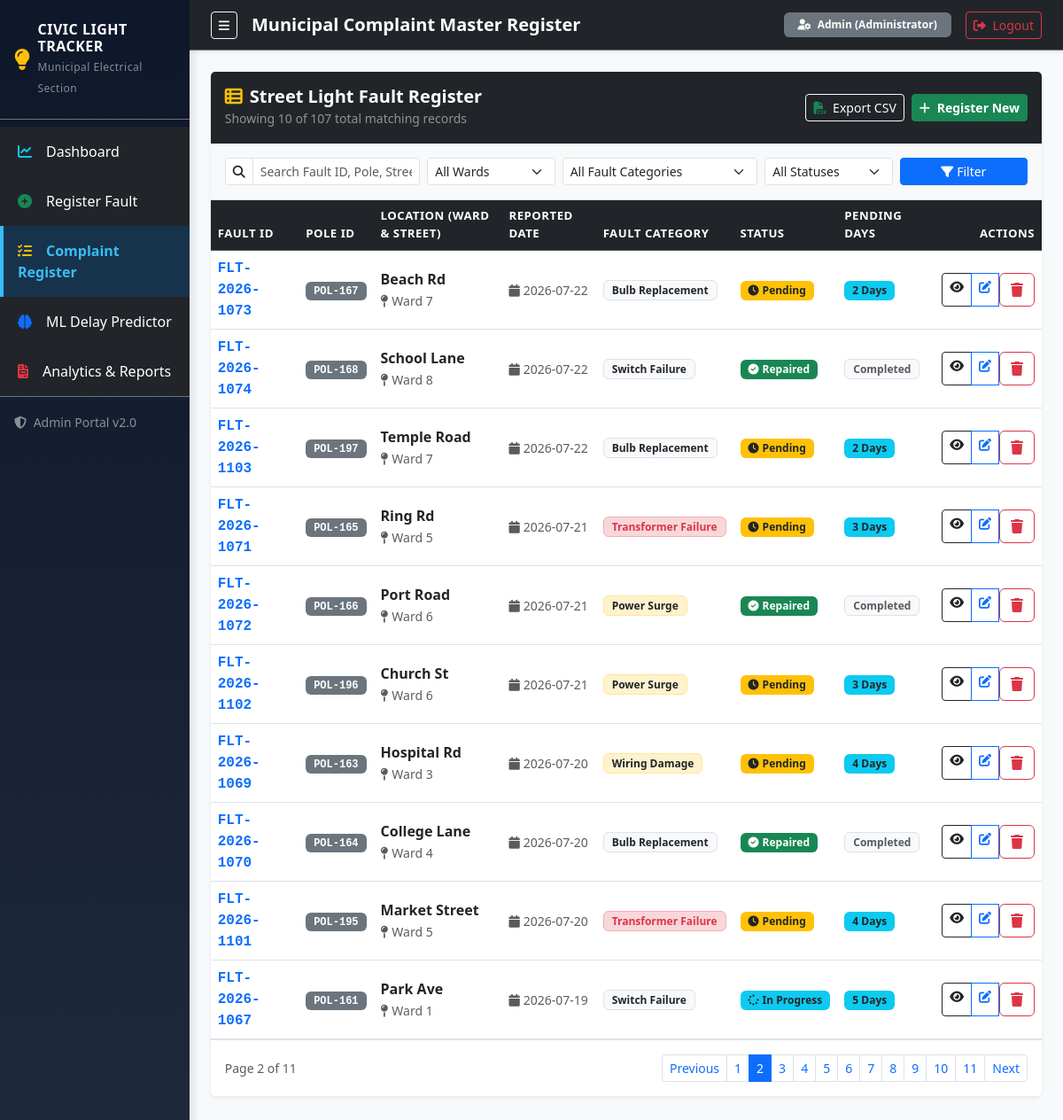
The app's page /complaints?page=2&search=&ward=&fault_type=&status=&sort=reported_date&order=desc (signed in) with its own data.
### tables this page shows
CREATE TABLE complaints (
    id INTEGER PRIMARY KEY AUTOINCREMENT,
    fault_id TEXT UNIQUE NOT NULL,
    pole_id TEXT NOT NULL,
    ward TEXT NOT NULL,
    street TEXT NOT NULL,
    reported_date DATE NOT NULL,
    fault_type TEXT NOT NULL,
    status TEXT NOT NULL DEFAULT 'Pending',
    repaired_date DATE,
    need_attention INTEGER DEFAULT 0,
    priority TEXT DEFAULT 'Medium',
    created_at TIMESTAMP DEFAULT CURRENT_TIMESTAMP
);

### blueprints/complaints.py (the view)
@complaints_bp.route('/complaints')
@login_required
def list_complaints():
    search = request.args.get('search', '').strip()
    ward_filter = request.args.get('ward', '').strip()
    fault_filter = request.args.get('fault_type', '').strip()
    status_filter = request.args.get('status', '').strip()
    sort_by = request.args.get('sort', 'reported_date')
    order = request.args.get('order', 'desc')
    page = int(request.args.get('page', 1))
    per_page = 10
    conn = get_db_connection()
    query = "SELECT * FROM complaints WHERE 1=1"
    params = []
    if search:
        query += " AND (fault_id LIKE ? OR pole_id LIKE ? OR street LIKE ? OR ward LIKE ?)"
        pattern = f"%{search}%"
        params.extend([pattern, pattern, pattern, pattern])
    if ward_filter:
        query += " AND ward = ?"
        params.append(ward_filter)
    if fault_filter:
        query += " AND fault_type = ?"
        params.append(fault_filter)
    if status_filter:
        query += " AND status = ?"
        params.append(status_filter)
    count_query = f"SELECT COUNT(*) FROM ({query})"
    total_records = conn.execute(count_query, params).fetchone()[0]
    total_pages = max(1, (total_records + per_page - 1) // per_page)
    valid_sorts = {
        'fault_id': 'fault_id',
        'pole_id': 'pole_id',
        'ward': 'ward',
        'street': 'street',
        'reported_date': 'reported_date',
        'fault_type': 'fault_type',
        'status': 'status'
    }
    sql_sort = valid_sorts.get(sort_by, 'reported_date')
    sql_order = 'ASC' if order.lower() == 'asc' else 'DESC'
    offset = (page - 1) * per_page
    query += f" ORDER BY {sql_sort} {sql_order} LIMIT ? OFFSET ?"
    params.extend([per_page, offset])
    rows = conn.execute(query, params).fetchall()
    complaints_list = []
    for r in rows:
        c = dict(r)
        c['pending_days'] = calculate_pending_days(c['reported_date'], c['repaired_date'], c['status'])
        complaints_list.append(c)
    conn.close()
    return render_template(
        'complaint_list.html',
        complaints=complaints_list,
        wards=WARDS,
        fault_types=FAULT_TYPES,
        statuses=STATUSES,
        search=search,
        selected_ward=ward_filter,
        selected_fault=fault_filter,
        selected_status=status_filter,
        sort_by=sort_by,
        order=order,
        page=page,
        total_pages=total_pages,
        total_records=total_records
    )

### blueprints/auth.py (called while the page is built)
def login_required(f):
    @wraps(f)
    def decorated_function(*args, **kwargs):
        if 'user_id' not in session:
            flash('Please log in to access this page.', 'warning')
            return redirect(url_for('auth.login', next=request.url))
        return f(*args, **kwargs)
    return decorated_function

### database.py (called while the page is built)
def get_db_connection():
    conn = sqlite3.connect(Config.DATABASE)
    conn.row_factory = sqlite3.Row
    return conn

def calculate_pending_days(reported_date_str, repaired_date_str=None, status='Pending'):
    if not reported_date_str:
        return 0
    try:
        rep_date = datetime.strptime(str(reported_date_str).strip(), '%Y-%m-%d').date()
    except (ValueError, TypeError):
        return 0
    if status == 'Repaired' and repaired_date_str and str(repaired_date_str).strip():
        try:
            fix_date = datetime.strptime(str(repaired_date_str).strip(), '%Y-%m-%d').date()
            diff = (fix_date - rep_date).days
            return max(0, diff)
        except (ValueError, TypeError):
            pass
    today = datetime.now().date()
    diff = (today - rep_date).days
    return max(0, diff)

### templates/complaint_list.html (shortened to what this page needs)
{% extends "base.html" %}
{% block header_title %}Municipal Complaint Master Register{% endblock %}
{% block content %}
<div class="card shadow-sm border-0 mb-4">
    <div class="card-header bg-dark text-white py-3 d-flex flex-column flex-md-row align-items-md-center justify-content-between">
        <div class="mb-2 mb-md-0">
            <h5 class="fw-bold mb-0"><i class="fa-solid fa-table-list me-2 text-warning"></i>Street Light Fault Register</h5>
            <small class="text-white-50">Showing {{ complaints|length }} of {{ total_records }} total matching records</small>
        </div>
        <div class="d-flex align-items-center gap-2">
            <a href="{{ url_for('complaints.export_csv') }}" class="btn btn-outline-light btn-sm">
                <i class="fa-solid fa-file-csv me-1 text-success"></i> Export CSV
            </a>
            <a href="{{ url_for('complaints.register_complaint') }}" class="btn btn-success btn-sm fw-bold">
                <i class="fa-solid fa-plus me-1"></i> Register New
            </a>
        </div>
    </div>
    <div class="card-body bg-light border-bottom">
        <form method="GET" action="{{ url_for('complaints.list_complaints') }}" class="row g-2 align-items-center">
            <div class="col-md-3">
                <div class="input-group input-group-sm">
                    <span class="input-group-text bg-white"><i class="fa-solid fa-magnifying-glass"></i></span>
                    <input type="text" class="form-control" name="search" placeholder="Search Fault ID, Pole, Street..." value="{{ search }}">
                </div>
            </div>
            <div class="col-md-2">
                <select class="form-select form-select-sm" name="ward" onchange="this.form.submit()">
                    <option value="">All Wards</option>
                </select>
            </div>
            <div class="col-md-3">
                <select class="form-select form-select-sm" name="fault_type" onchange="this.form.submit()">
                    <option value="">All Fault Categories</option>
                </select>
            </div>
            <div class="col-md-2">
                <select class="form-select form-select-sm" name="status" onchange="this.form.submit()">
                    <option value="">All Statuses</option>
                </select>
            </div>
            <div class="col-md-2 d-flex gap-1">
                <button type="submit" class="btn btn-primary btn-sm w-100"><i class="fa-solid fa-filter me-1"></i>Filter</button>
            </div>
        </form>
    </div>
    <div class="card-body p-0">
        {% if complaints %}
        <div class="table-responsive">
            <table class="table table-hover align-middle mb-0">
                <thead class="table-dark">
                    <tr>
                        <th>
                            <a href="{{ url_for('complaints.list_complaints', sort='fault_id', order='asc' if sort_by=='fault_id' and order=='desc' else 'desc', search=search, ward=selected_ward, fault_type=selected_fault, status=selected_status) }}" class="text-white text-decoration-none">
                                Fault ID {% if sort_by == 'fault_id' %}<i class="fa-solid fa-sort-{{ 'up' if order=='asc' else 'down' }}"></i>{% endif %}
                            </a>
                        </th>
                        <th>Pole ID</th>
                        <th>Location (Ward & Street)</th>
                        <th>Reported Date</th>
                        <th>Fault Category</th>
                        <th>Status</th>
                        <th>Pending Days</th>
                        <th class="text-end">Actions</th>
                    </tr>
                </thead>
                <tbody>
                    {% for c in complaints %}
                    <tr>
                        <td class="fw-bold font-monospace text-primary">{{ c.fault_id }}</td>
                        <td><span class="badge bg-secondary font-monospace">{{ c.pole_id }}</span></td>
                        <td>
                            <div class="fw-semibold text-dark">{{ c.street }}</div>
                            <small class="text-muted"><i class="fa-solid fa-map-pin me-1"></i>{{ c.ward }}</small>
                        </td>
                        <td><small class="text-muted"><i class="fa-solid fa-calendar me-1"></i>{{ c.reported_date }}</small></td>
                        <td>
                            {% if c.fault_type == 'Transformer Failure' or c.fault_type == 'Pole Structural Damage' %}
                                <span class="badge bg-danger-subtle text-danger border border-danger-subtle">{{ c.fault_type }}</span>
                            {% elif c.fault_type == 'Wiring Damage' or c.fault_type == 'Power Surge' %}
                                <span class="badge bg-warning-subtle text-dark border border-warning-subtle">{{ c.fault_type }}</span>
                            {% else %}
                                <span class="badge bg-light text-dark border">{{ c.fault_type }}</span>
                            {% endif %}
                        </td>
                        <td>
                            {% if c.status == 'Repaired' %}
                                <span class="badge bg-success"><i class="fa-solid fa-circle-check me-1"></i>Repaired</span>
                            {% elif c.status == 'In Progress' %}
                                <span class="badge bg-info text-dark"><i class="fa-solid fa-spinner me-1"></i>In Progress</span>
                            {% elif c.status == 'Rejected' %}
                                <span class="badge bg-secondary">Rejected</span>
                            {% else %}
                                <span class="badge bg-warning text-dark"><i class="fa-solid fa-clock me-1"></i>Pending</span>
                            {% endif %}
                        </td>
                        <td>
                            {% if c.status == 'Repaired' %}
                                <span class="badge bg-light text-muted border">Completed</span>
                            {% else %}
                                <span class="badge {% if c.pending_days > 14 %}bg-danger{% elif c.pending_days > 7 %}bg-warning text-dark{% else %}bg-info text-dark{% endif %}">
                                    {{ c.pending_days }} Days
                                </span>
                            {% endif %}
                        </td>
                        <td class="text-end">
                            <div class="btn-group btn-group-sm">
                                <a href="{{ url_for('complaints.complaint_details', complaint_id=c.id) }}" class="btn btn-outline-dark" title="View Details">
                                    <i class="fa-solid fa-eye"></i>
                                </a>
                                <a href="{{ url_for('complaints.edit_complaint', complaint_id=c.id) }}" class="btn btn-outline-primary" title="Edit Complaint">
                                    <i class="fa-solid fa-pen-to-square"></i>
                                </a>
                                <form method="POST" action="{{ url_for('complaints.delete_complaint', complaint_id=c.id) }}" class="d-inline" onsubmit="return confirm('Are you sure you want to delete complaint {{ c.fault_id }}?');">
                                    <button type="submit" class="btn btn-outline-danger" title="Delete Complaint">
                                        <i class="fa-solid fa-trash"></i>
                                    </button>
                                </form>
                            </div>
                        </td>
                    </tr>
                    {% endfor %}
                </tbody>
            </table>
        </div>
        {% else %}
        <div class="p-5 text-center text-muted">
            <i class="fa-solid fa-folder-open fa-3x mb-3 text-secondary"></i>
            <h5>No complaints found</h5>
            <p>Try clearing filters or search query to see records.</p>
        </div>
        {% endif %}
    </div>
    {% if total_pages > 1 %}
    <div class="card-footer bg-white py-3 border-top d-flex justify-content-between align-items-center">
        <small class="text-muted">Page {{ page }} of {{ total_pages }}</small>
        <ul class="pagination pagination-sm mb-0">
            <li class="page-item {% if page <= 1 %}disabled{% endif %}">
                <a class="page-link" href="{{ url_for('complaints.list_complaints', page=page-1, search=search, ward=selected_ward, fault_type=selected_fault, status=selected_status, sort=sort_by, order=order) }}">Previous</a>
            </li>
            {% for p in range(1, total_pages + 1) %}
            <li class="page-item {% if p == page %}active{% endif %}">
                <a class="page-link" href="{{ url_for('complaints.list_complaints', page=p, search=search, ward=selected_ward, fault_type=selected_fault, status=selected_status, sort=sort_by, order=order) }}">{{ p }}</a>
            </li>
            {% endfor %}
            <li class="page-item {% if page >= total_pages %}disabled{% endif %}">
                <a class="page-link" href="{{ url_for('complaints.list_complaints', page=page+1, search=search, ward=selected_ward, fault_type=selected_fault, status=selected_status, sort=sort_by, order=order) }}">Next</a>
            </li>
        </ul>
    </div>
    {% endif %}
</div>
{% endblock %}

### static/css/style.css (style rules this page uses)
:root { --primary-color: #1e3a8a; --secondary-color: #475569; --accent-warning: #f59e0b; --accent-success: #10b981; --accent-danger: #ef4444; --sidebar-width: 260px; --border-radius: 0.75rem; }
body { font-family: 'Segoe UI', system-ui, -apple-system, sans-serif; color: #1e293b; background-color: #f8fafc; }
.table thead th { font-size: 0.825rem; text-transform: uppercase; letter-spacing: 0.5px; }
.table tbody tr { transition: background-color 0.15s ease; }
.badge { padding: 0.4em 0.75em; font-weight: 600; }

### records on screen
complaints: fault_id "FLT-2026-1073", pole_id "POL-167", street "Beach Rd", ward "Ward 7", reported_date "2026-07-22", fault_type "Bulb Replacement", status "Pending" (drawn), pending_days "2"
complaints: fault_id "FLT-2026-1074", pole_id "POL-168", street "School Lane", ward "Ward 8", reported_date "2026-07-22", fault_type "Switch Failure", status "Repaired" (drawn)
complaints: fault_id "FLT-2026-1103", pole_id "POL-197", street "Temple Road", ward "Ward 7", reported_date "2026-07-22", fault_type "Bulb Replacement", status "Pending" (drawn), pending_days "2"
complaints: fault_id "FLT-2026-1071", pole_id "POL-165", street "Ring Rd", ward "Ward 5", reported_date "2026-07-21", fault_type "Transformer Failure", status "Pending" (drawn), pending_days "3"
complaints: fault_id "FLT-2026-1072", pole_id "POL-166", street "Port Road", ward "Ward 6", reported_date "2026-07-21", fault_type "Power Surge", status "Repaired" (drawn)
complaints: fault_id "FLT-2026-1102", pole_id "POL-196", street "Church St", ward "Ward 6", reported_date "2026-07-21", fault_type "Power Surge", status "Pending" (drawn), pending_days "3"
complaints: fault_id "FLT-2026-1069", pole_id "POL-163", street "Hospital Rd", ward "Ward 3", reported_date "2026-07-20", fault_type "Wiring Damage", status "Pending" (drawn), pending_days "4"
complaints: fault_id "FLT-2026-1070", pole_id "POL-164", street "College Lane", ward "Ward 4", reported_date "2026-07-20", fault_type "Bulb Replacement", status "Repaired" (drawn)
complaints: fault_id "FLT-2026-1101", pole_id "POL-195", street "Market Street", ward "Ward 5", reported_date "2026-07-20", fault_type "Transformer Failure", status "Pending" (drawn), pending_days "4"
complaints: fault_id "FLT-2026-1067", pole_id "POL-161", street "Park Ave", ward "Ward 1", reported_date "2026-07-19", fault_type "Switch Failure", status "In Progress" (drawn), pending_days "5"

### other values on screen
{{ session.username }} "Admin"
{{ session.role }} "Administrator"
{{ complaints|length }} "10"
{{ total_records }} "107"
{{ page }} "2"
{{ total_pages }} "11"
{{ p }} "1" "2" "3" "4" "5" "6" "7" "8" "9" "10" "11"
